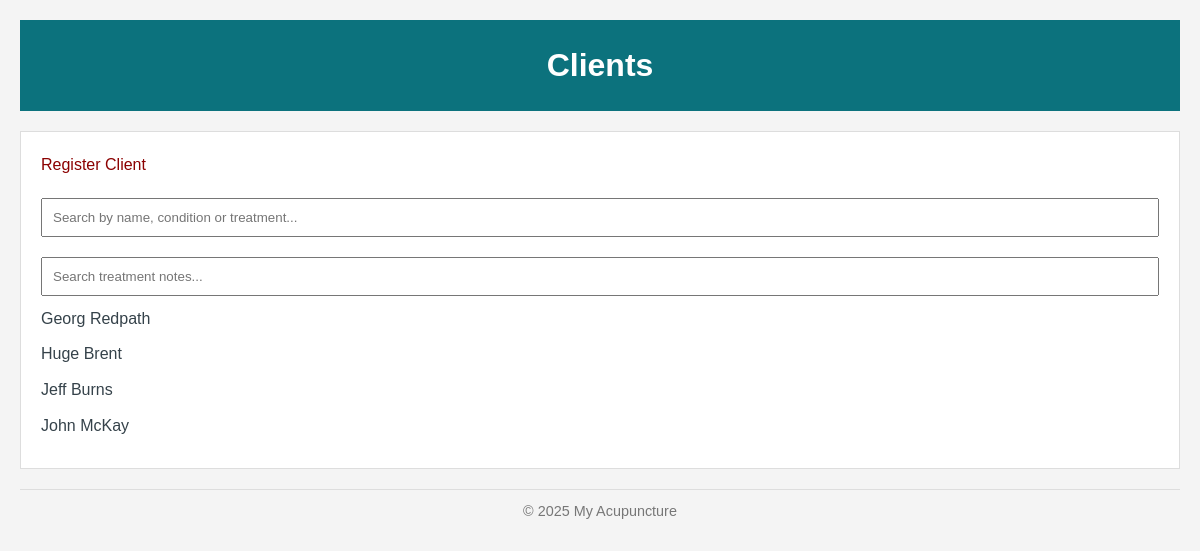
The app's page /, older data.
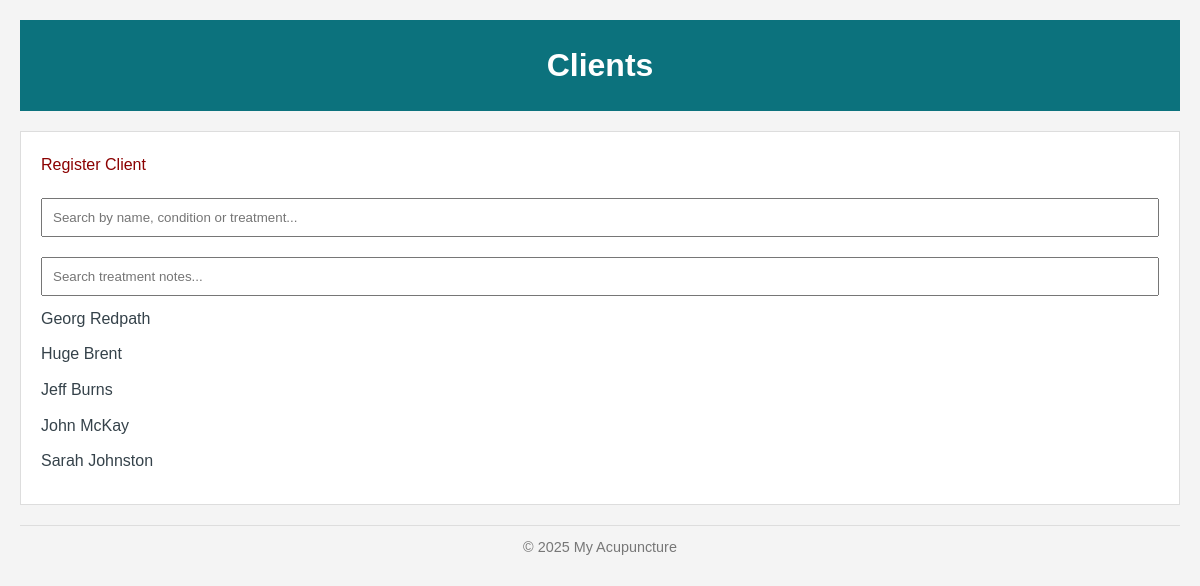
The same page, newer data.
### client/models.py (models this page shows, shortened)
class Client(models.Model):
    name = models.CharField(max_length=200)
    dob = models.DateField(null=True, blank=True)
    condition = models.TextField(help_text="Describe the client's condition")
    treatment = models.TextField(help_text="Initial treatment or notes")
    date_time = models.DateTimeField(default=timezone.now)

### client/views.py (the view, shortened to what this page needs)
# urls.py: path('', views.client_list, name='client_list'),
def client_list(request):
    client_query = request.GET.get('client_query', '').strip()
    notes_query = request.GET.get('notes_query', '').strip()
    clients = Client.objects.all().order_by('name')
    if notes_query:
        clients = clients.filter(sessions__treatment_notes__icontains=notes_query).distinct()
    context = {
        'clients': clients,
        'client_query': client_query,
        'notes_query': notes_query,
    }
    return render(request, 'client/client_list.html', context)

### client/templates/client/client_list.html (shortened to what this page needs)
{% extends 'base.html' %}
{% block header_title %}Clients{% endblock %}
{% block content %}
    <a href="{% url 'add_client' %}" class="highlighted-text" > Register Client</a>
    <form method="GET" action="{% url 'client_list' %}">
        <input type="text" name="client_query" value="{{ client_query }}" placeholder="Search by name, condition or treatment...">
    </form>
    <form method="GET" action="{% url 'client_list' %}">
        <input type="text" id="treatment_notes_search" name="notes_query" value="{{ notes_query }}" placeholder="Search treatment notes...">
    </form>
    {% if clients %}
        <ul>
            {% for client in clients %}
                <li>
                    <a href="{% url 'client_detail' client.pk %}">{{ client.name }}</a>
                </li>
            {% endfor %}
        </ul>
    {% else %}
        <p>No clients available.</p>
    {% endif %}
{% endblock %}

Row changes from the older to the newer data that the page shows:
added Client: name "Sarah Johnston"
